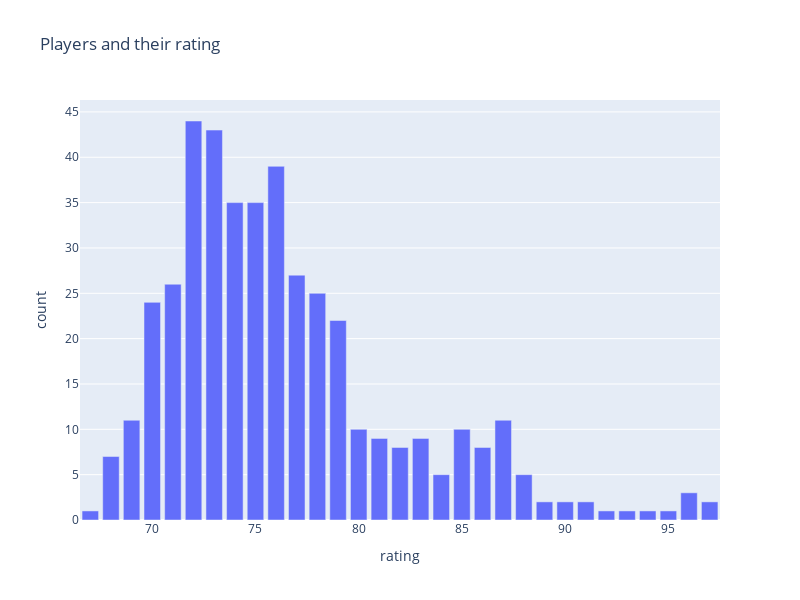

The notebook cell saved with this chart:
### Code cell
plot_value_count(df, 'rating', WIDTH, 600, 'Players and their rating')

### Figure 1 — Plotly figure (JSON) as saved in the notebook; plotly's stock layout.template omitted (floating-point values rounded to 4 significant figures)
{"data": [{"alignmentgroup": "True", "hovertemplate": "rating=%{x}<br>count=%{y}<extra></extra>", "legendgroup": "", "marker": {"color": "#636efa", "pattern": {"shape": ""}}, "name": "", "offsetgroup": "", "orientation": "v", "showlegend": false, "textposition": "auto", "type": "bar", "x": [72, 73, 76, 74, 75, 77, 71, 78, 70, 79, 69, 87, 85, 80, 81, 83, 82, 86, 68, 84, 88, 96, 97, 89, 90, 91, 92, 93, 94, 95, 67], "xaxis": "x", "y": [44, 43, 39, 35, 35, 27, 26, 25, 24, 22, 11, 11, 10, 10, 9, 9, 8, 8, 7, 5, 5, 3, 2, 2, 2, 2, 1, 1, 1, 1, 1], "yaxis": "y"}], "layout": {"barmode": "relative", "height": 600, "legend": {"tracegroupgap": 0}, "title": {"text": "Players and their rating"}, "width": 800, "xaxis": {"anchor": "y", "domain": [0, 1], "title": {"text": "rating"}}, "yaxis": {"anchor": "x", "domain": [0, 1], "title": {"text": "count"}}}}
